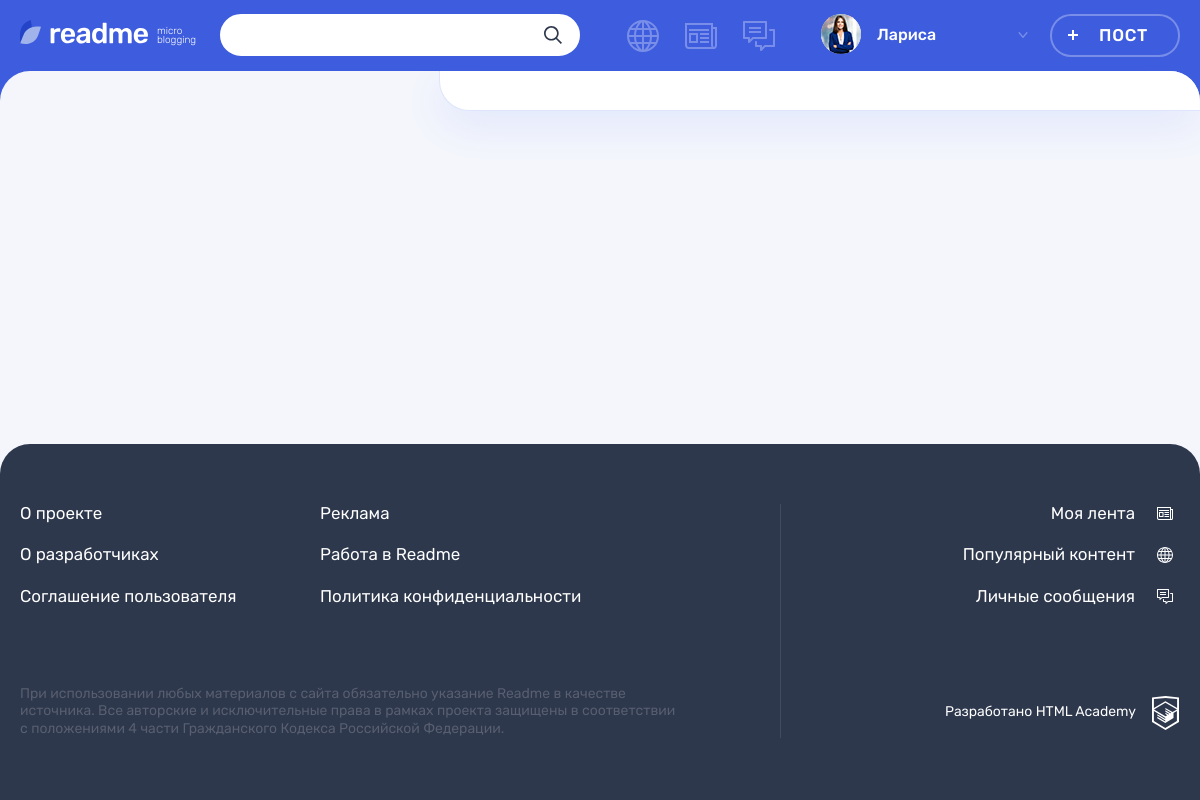
Screenshot of /message.php (signed in) with the database file from the repository.
### tables this page shows
CREATE TABLE users
(
  id       INT AUTO_INCREMENT PRIMARY KEY,
  dt_add   TIMESTAMP DEFAULT CURRENT_TIMESTAMP,
  email    VARCHAR(128) NOT NULL UNIQUE,
  login    VARCHAR(64)  NOT NULL,
  password VARCHAR(255) NOT NULL,
  avatar   VARCHAR(255)
);

### helpers.php (called while the page is built, shortened)
<?php
function include_template($name, array $data = [])
{
    $name = 'templates/' . $name;
    extract($data);
    require $name;
    $result = ob_get_clean();
    return $result;
}
function get_data($con, $stmt, $is_row)
{
    mysqli_stmt_execute($stmt);
    $result = mysqli_stmt_get_result($stmt);
    if ($is_row) {
        $data = mysqli_fetch_assoc($result);
    } else {
        $data = mysqli_fetch_all($result, MYSQLI_ASSOC);
    }
    return $data;
}

### models.php (called while the page is built, shortened)
<?php
function get_all_users($con)
{
    $sql = "SELECT * FROM `users`;";
    $stmt = mysqli_prepare($con, $sql);
    $users = get_data($con, $stmt, false);
    return $users;
}

### templates/layout.php (the view, shortened to what this page needs)
<!DOCTYPE html>
<html lang="ru">
<head>
    <link rel="stylesheet" href="css/main.css">
</head>
<body class="page">
<header class="header">
    <div class="header__wrapper container">
        <div class="header__logo-wrapper">
            <a class="header__logo-link" href="/">
                <img class="header__logo" src="img/logo.svg" alt="Логотип readme" width="128" height="24">
            </a>
            <p class="header__topic">
                micro blogging
            </p>
        </div>
        <form class="header__search-form form" action="search.php" method="get">
            <div class="header__search">
                <input class="header__search-input form__input" type="search" name="q" value="<?= (isset($search))
                    ? $search_line_text : '' ?>">
                <button class="header__search-button button" type="submit">
                    <svg class="header__search-icon" width="18" height="18">
                        <use xlink:href="#icon-search"></use>
                    </svg>
                </button>
            </div>
        </form>
        <div class="header__nav-wrapper">
            <nav class="header__nav">
                <ul class="header__my-nav">
                    <?php foreach ($nav_links as $nav_link) : ?>
                        <li class="header__my-page <?= $nav_link['class_name'] ? "header__my-page--"
                            . $nav_link['class_name'] : "" ?>">
                            <a class="header__page-link
                            <?php if (strpos($_SERVER['REQUEST_URI'], $nav_link['href'])) : ?>
                            header__page-link--active
                            <?php endif; ?>"
                               href="<?= $nav_link['href'] ?? '' ?>" title="<?= $nav_link['title'] ?? '' ?>">
                            </a>
                        </li>
                    <?php endforeach; ?>
                </ul>
                <ul class="header__user-nav">
                    <?php if (isset($user_name)) : ?>
                        <li class="header__profile">
                            <a class="header__profile-link" href="profile.php?id=<?= $_SESSION['user']['id'] ?>">
                                <div class="header__avatar-wrapper">
                                    <img class="header__profile-avatar" src="<?= $user_avatar ??
                                    '' ?>" alt="Аватар профиля">
                                </div>
                                <div class="header__profile-name">
                                <span>
                                    <?= $user_name ?>
                                </span>
                                    <svg class="header__link-arrow" width="10" height="6">
                                        <use xlink:href="#icon-arrow-right-ad"></use>
                                    </svg>
                                </div>
                            </a>
                        </li>
                        <li>
                            <a class="header__post-button button button--transparent" href="add.php">Пост</a>
                        </li>
                    <?php endif; ?>
                </ul>
            </nav>
        </div>
    </div>
</header>
<?= $main_content ?>
<footer class="footer">
    <div class="footer__wrapper">
        <div class="footer__container container">
            <div class="footer__site-info">
                <div class="footer__site-nav">
                    <ul class="footer__info-pages">
                        <li class="footer__info-page">
                            <a class="footer__page-link" href="#">О проекте</a>
                        </li>
                        <li class="footer__info-page">
                            <a class="footer__page-link" href="#">Реклама</a>
                        </li>
                        <li class="footer__info-page">
                            <a class="footer__page-link" href="#">О разработчиках</a>
                        </li>
                        <li class="footer__info-page">
                            <a class="footer__page-link" href="#">Работа в Readme</a>
                        </li>
                        <li class="footer__info-page">
                            <a class="footer__page-link" href="#">Соглашение пользователя</a>
                        </li>
                        <li class="footer__info-page">
                            <a class="footer__page-link" href="#">Политика конфиденциальности</a>
                        </li>
                    </ul>
                </div>
                <p class="footer__license">
                    При использовании любых материалов с сайта обязательно указание Readme в качестве источника. Все
                    авторские и исключительные права в рамках проекта защищены в соответствии с положениями 4 части
                    Гражданского Кодекса Российской Федерации.
                </p>
            </div>
            <div class="footer__my-info">
                <ul class="footer__my-pages">
                    <li class="footer__my-page footer__my-page--feed">
                        <a class="footer__page-link" href="feed.php">Моя лента</a>
                    </li>
                    <li class="footer__my-page footer__my-page--popular">
                        <a class="footer__page-link" href="popular.php">Популярный контент</a>
                    </li>
                    <li class="footer__my-page footer__my-page--messages">
                        <a class="footer__page-link" href="message.php">Личные сообщения</a>
                    </li>
                </ul>
                <div class="footer__copyright">
                    <a class="footer__copyright-link" href="#">
                        <span>Разработано HTML Academy</span>
                        <svg class="footer__copyright-logo" width="27" height="34">
                            <use xlink:href="#icon-htmlacademy"></use>
                        </svg>
                    </a>
                </div>
            </div>
        </div>
    </div>
</footer>
</body>
</html>

### rows the page displays
users: avatar (picture), login "Лариса"
